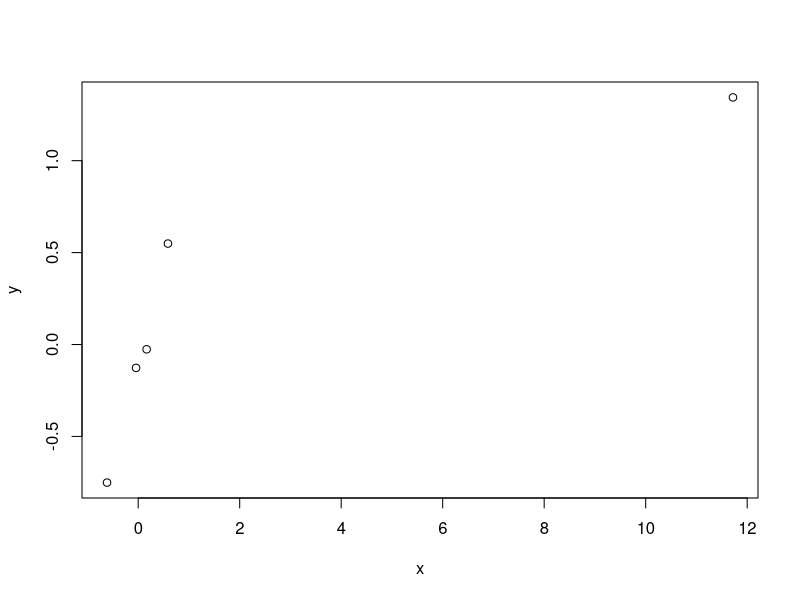

This chart was generated by the following R code:
# 1
lm(mpg ~ factor(cyl) + wt, mtcars )
#-6.071


# 2
lm(mpg ~ factor(cyl) + wt, mtcars )
lm(mpg ~ factor(cyl), mtcars )
# Holding weight constant, cylinder appears to have less of an impact on mpg than if weight is disregarded.

# 3
model1 <- lm(mpg ~ factor(cyl) + wt, mtcars )
model2 <- lm(mpg ~ factor(cyl)*wt, mtcars)
anova(model1, model2)
# The P-value is larger than 0.05. So, according to our criterion, we would fail to reject, which suggests that the interaction terms may not be necessary.

# 4
lm(mpg ~ I(wt * 0.5) + factor(cyl), data = mtcars)
# The estimated expected change in MPG per half ton increase in weight.

# 5
x <- c(0.586, 0.166, -0.042, -0.614, 11.72)
y <- c(0.549, -0.026, -0.127, -0.751, 1.344)

plot(x, y)
influence(lm(y ~ x))
#0.9945734

#
# 6
#
x <- c(0.586, 0.166, -0.042, -0.614, 11.72)
y <- c(0.549, -0.026, -0.127, -0.751, 1.344)
influence(lm(y ~ x))
dfbetas(lm(y ~ x))
# -134

# 7
# The coefficient can't change sign after adjustment, except for slight numerical pathological cases.
# FALSE
# It is possible for the coefficient to reverse sign after adjustment. For example, it can be strongly significant and positive before adjustment and strongly significant and negative after adjustment.
# My answer